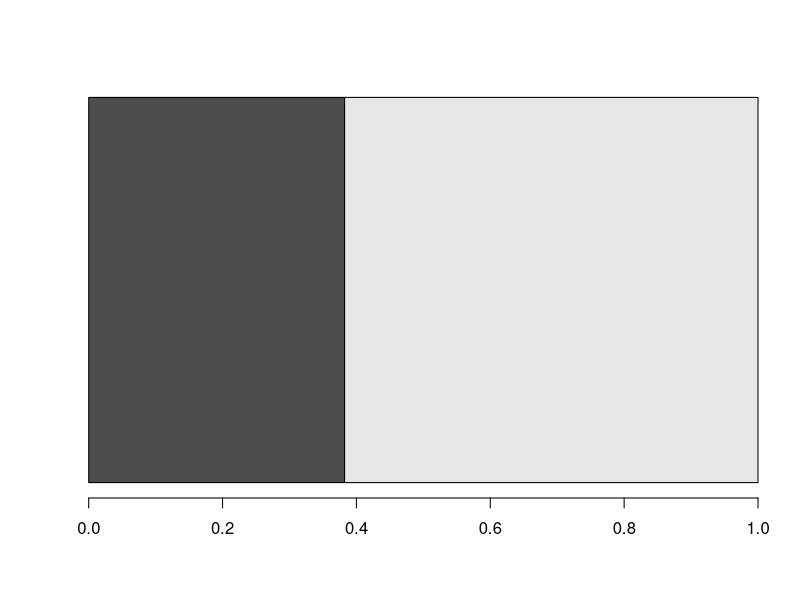

R code for this plot:
## ---- chunk 1
knitr::opts_chunk$set(echo = TRUE)
## ---- chunk 2
thesis.duration <- 34
this.week <- 13
yikes <- c(this.week, thesis.duration - this.week) / thesis.duration
barplot(as.matrix(yikes), horiz=TRUE, beside=FALSE)
# library(ggplot2)
# ggplot(yikes, aes(x = "time", y = thesis.duration))

